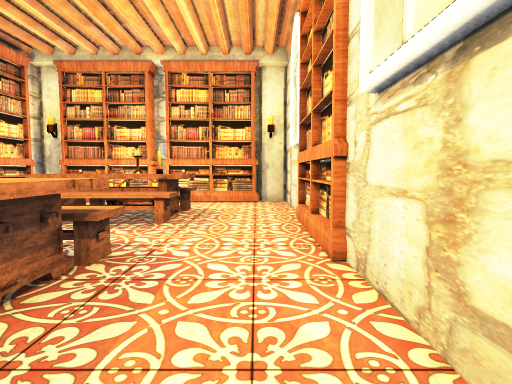
[1] (above)

13 first-person views from a walk through a Unity game level. The camera is 1.4 m above the floor, tilts 4° down and sees 80° across. The floor is counted in squares, 1 m on a side. Each view is taken from the middle of a square. On the plan, view 1 faces up. The plan holds only what a view shows up to about 14 squares ahead; the rest is blank.

[2]
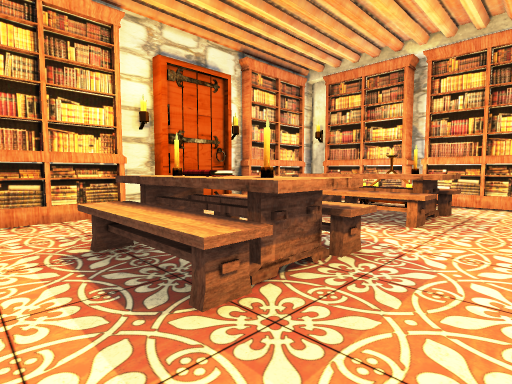

[3]
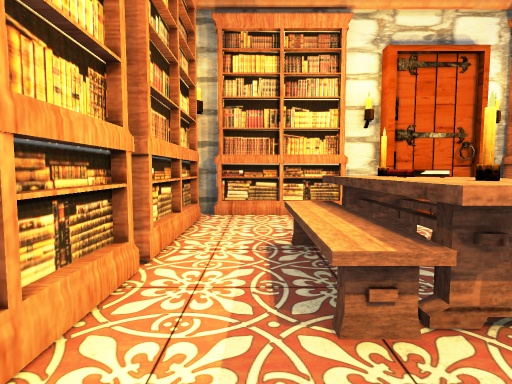

[4]
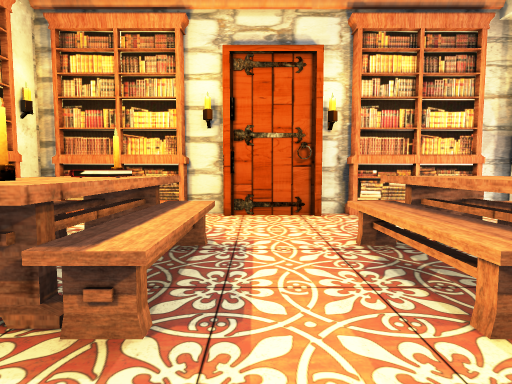

[5]
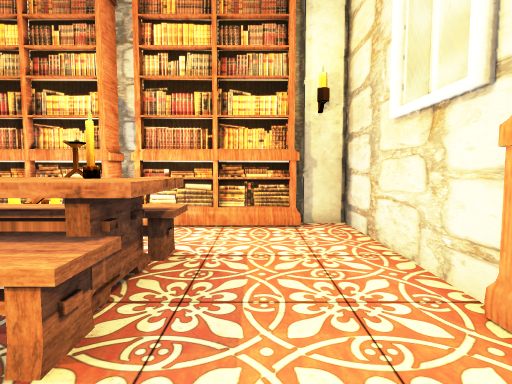

[6]
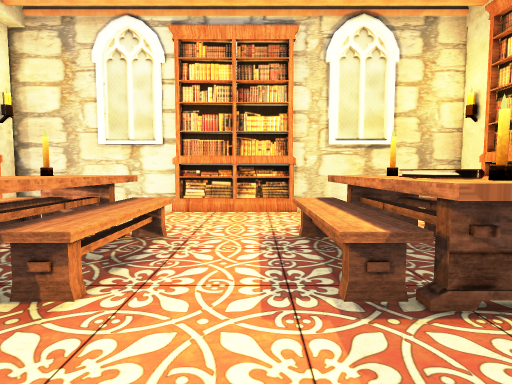

[7]
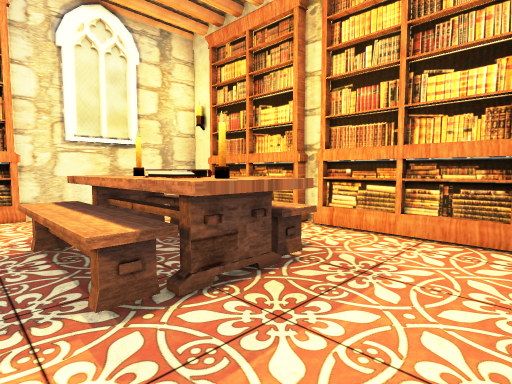

[8]
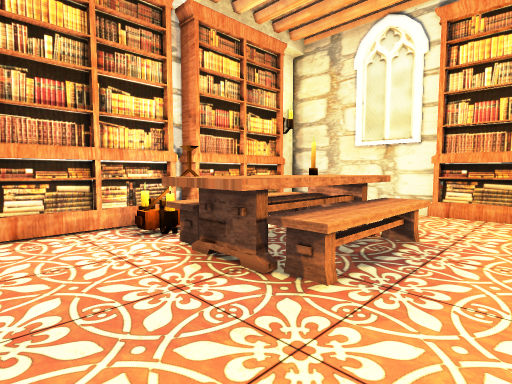

[9]
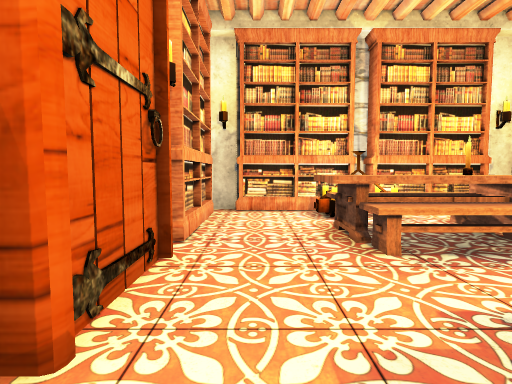

[10]
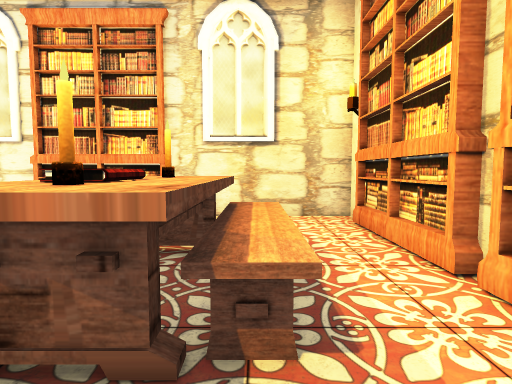

[11]
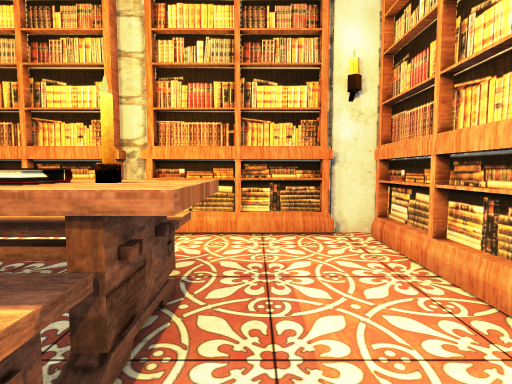

[12]
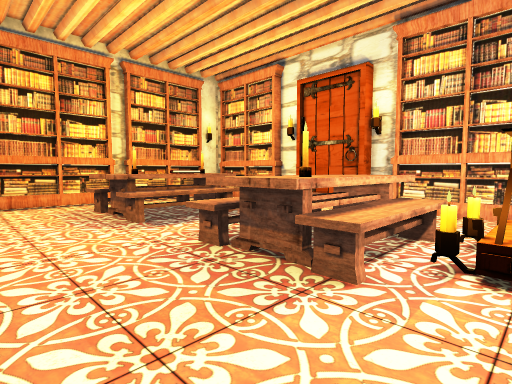

[13]
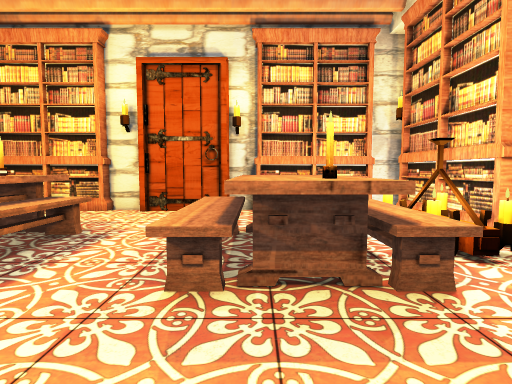

### Floor plan
Points are (right, up) in squares from view 1. A wall is a line through its corners. A room is listed if a view was taken in it or the views show most of it. See-through windows are left out.
Room 1 (views 1, 2, 3, 4, 5, 6, 7, 8, 9, 10, 11, 12, 13)
walls: (-9.5, 7.9) (-9.5, 5); (-9.9, 5) (-9.9, 3.8); (1.4, 9.4) (1.4, 14.1) (0, 14.1); (-9.9, 9.1) (-9.9, 8); (-4.5, -0.9) (-3.9, -0.9); (-3.9, 14.1) (-4.5, 14.1); (0.3, -0.9) (1.4, -0.9) (1.4, 4.6); (-9.9, -0.5) (-9.9, -0.9) (-8.6, -0.9); (-8.6, 14.1) (-9.8, 14.1); (-9.9, 14.4) (-9.9, 13.1)
objects: other object (-10, 0) to (-10, 3); other object (-10, 10) to (-10, 12); other object (-8, -1) to (-5, -1); other object (-8, 14) to (-5, 14); other object (-6, 2) to (-2, 2); other object (-6, 3); other object (-6, 4) to (-2, 5); other object (-6, 8) to (-2, 9); other object (-6, 10) to (-4, 10); other object (-6, 11) to (-2, 11); other object (-6, 12) to (-5, 13); other object (-5, 3) to (-5, 4); other object (-4, 3); other object (-3, -1) to (-1, -1); other object (-3, 3); other object (-3, 10); other object (-3, 14) to (-1, 14); other object (-2, 3); other object (-2, 10); other object (1, 5) to (2, 9)

Positions as (right, up) in squares from view 1, and headings:
1: (0, 0), facing up
2: (0, 0), facing up-left
3: (0, 1), facing left
4: (0, 6), facing left
5: (-1, 6), facing up
6: (-9, 6), facing right
7: (-9, 6), facing down-right
8: (-9, 6), facing up-right
9: (-8, 3), facing up
10: (-8, 2), facing right
11: (-7, 6), facing down
12: (1, 13), facing down-left
13: (1, 9), facing left
